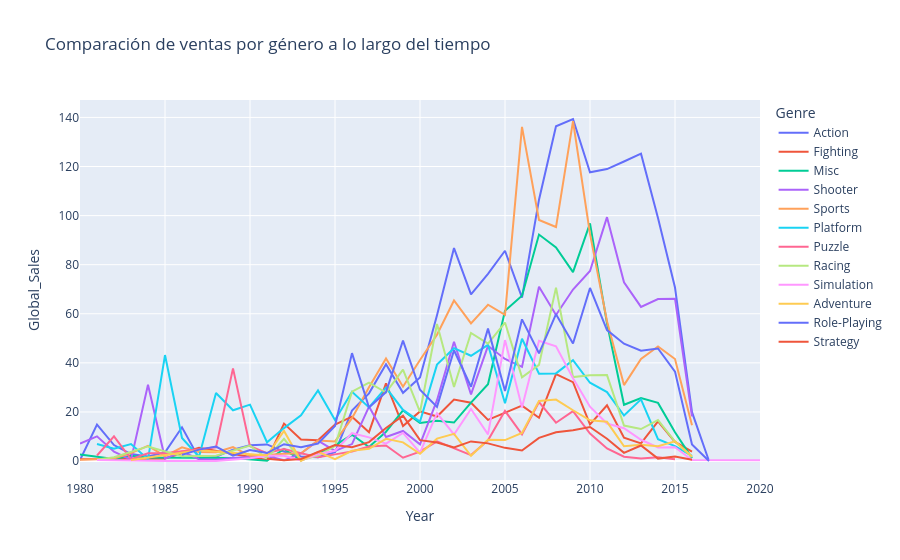

Notebook code cell kept with this figure:
### Code cell
#Gráfico de comparación de ventas entre géneros por año
ventas_genero_anio =(df.groupby(["Year", "Genre"])["Global_Sales"].sum().reset_index())

import plotly.express as px
fig = px.line(ventas_genero_anio,x="Year",y="Global_Sales",color="Genre",title="Comparación de ventas por género a lo largo del tiempo")
fig.show()

### Figure 1 — Plotly figure (JSON) as saved in the notebook; plotly's stock layout.template omitted (floating-point values rounded to 4 significant figures)
{"data": [{"hovertemplate": "Genre=Action<br>Year=%{x}<br>Global_Sales=%{y}<extra></extra>", "legendgroup": "Action", "line": {"color": "#636efa", "dash": "solid"}, "marker": {"symbol": "circle"}, "mode": "lines", "name": "Action", "orientation": "v", "showlegend": true, "type": "scatter", "x": [1980, 1981, 1982, 1983, 1984, 1985, 1986, 1987, 1988, 1989, 1990, 1991, 1992, 1993, 1994, 1995, 1996, 1997, 1998, 1999, 2000, 2001, 2002, 2003, 2004, 2005, 2006, 2007, 2008, 2009, 2010, 2011, 2012, 2013, 2014, 2015, 2016, 2017], "xaxis": "x", "y": [0.34, 14.84, 6.52, 2.86, 1.85, 3.52, 13.74, 1.12, 1.75, 4.64, 6.39, 6.76, 3.83, 1.81, 1.55, 3.57, 20.58, 27.58, 39.44, 27.78, 34.04, 59.39, 86.77, 67.93, 76.26, 85.69, 66.58, 106.5, 136.4, 139.4, 117.6, 119.0, 122.0, 125.2, 99.02, 70.7, 19.91, 0.01], "yaxis": "y"}, {"hovertemplate": "Genre=Fighting<br>Year=%{x}<br>Global_Sales=%{y}<extra></extra>", "legendgroup": "Fighting", "line": {"color": "#EF553B", "dash": "solid"}, "marker": {"symbol": "circle"}, "mode": "lines", "name": "Fighting", "orientation": "v", "showlegend": true, "type": "scatter", "x": [1980, 1985, 1987, 1991, 1992, 1993, 1994, 1995, 1996, 1997, 1998, 1999, 2000, 2001, 2002, 2003, 2004, 2005, 2006, 2007, 2008, 2009, 2010, 2011, 2012, 2013, 2014, 2015, 2016], "xaxis": "x", "y": [0.77, 1.05, 5.42, 0.39, 15.25, 8.75, 8.47, 14.85, 18.06, 11.76, 31.66, 14.26, 20.22, 18.12, 25.02, 23.73, 16.78, 19.72, 22.55, 17.61, 35.38, 32.15, 14.89, 22.68, 9.51, 7.21, 16.15, 7.78, 3.86], "yaxis": "y"}, {"hovertemplate": "Genre=Misc<br>Year=%{x}<br>Global_Sales=%{y}<extra></extra>", "legendgroup": "Misc", "line": {"color": "#00cc96", "dash": "solid"}, "marker": {"symbol": "circle"}, "mode": "lines", "name": "Misc", "orientation": "v", "showlegend": true, "type": "scatter", "x": [1980, 1982, 1983, 1984, 1989, 1991, 1992, 1993, 1994, 1995, 1996, 1997, 1998, 1999, 2000, 2001, 2002, 2003, 2004, 2005, 2006, 2007, 2008, 2009, 2010, 2011, 2012, 2013, 2014, 2015, 2016], "xaxis": "x", "y": [2.71, 0.87, 2.14, 1.45, 1.28, 0.08, 4.94, 0.3, 2.86, 6.4, 10.68, 5.69, 11.94, 20.65, 15.54, 16.4, 15.67, 23.82, 31.32, 61.24, 67.35, 92.27, 87.03, 76.94, 96.86, 56.08, 22.92, 25.65, 23.68, 11.69, 1.17], "yaxis": "y"}, {"hovertemplate": "Genre=Shooter<br>Year=%{x}<br>Global_Sales=%{y}<extra></extra>", "legendgroup": "Shooter", "line": {"color": "#ab63fa", "dash": "solid"}, "marker": {"symbol": "circle"}, "mode": "lines", "name": "Shooter", "orientation": "v", "showlegend": true, "type": "scatter", "x": [1980, 1981, 1982, 1983, 1984, 1985, 1986, 1987, 1988, 1989, 1991, 1992, 1993, 1994, 1995, 1996, 1997, 1998, 1999, 2000, 2001, 2002, 2003, 2004, 2005, 2006, 2007, 2008, 2009, 2010, 2011, 2012, 2013, 2014, 2015, 2016], "xaxis": "x", "y": [7.07, 10.04, 3.79, 0.48, 31.1, 1, 3.89, 0.71, 0.51, 1.2, 2, 0.29, 3.08, 8.3, 4.15, 6.91, 22.17, 9.8, 12.25, 6.81, 24.77, 48.58, 27.14, 46.95, 41.6, 38.37, 71.04, 59.51, 69.89, 77.41, 99.36, 72.86, 62.8, 66, 66.15, 18.22], "yaxis": "y"}, {"hovertemplate": "Genre=Sports<br>Year=%{x}<br>Global_Sales=%{y}<extra></extra>", "legendgroup": "Sports", "line": {"color": "#FFA15A", "dash": "solid"}, "marker": {"symbol": "circle"}, "mode": "lines", "name": "Sports", "orientation": "v", "showlegend": true, "type": "scatter", "x": [1980, 1981, 1982, 1983, 1984, 1985, 1986, 1987, 1988, 1989, 1990, 1991, 1992, 1993, 1994, 1995, 1996, 1997, 1998, 1999, 2000, 2001, 2002, 2003, 2004, 2005, 2006, 2007, 2008, 2009, 2010, 2011, 2012, 2013, 2014, 2015, 2016], "xaxis": "x", "y": [0.49, 0.79, 1.05, 3.2, 6.18, 1.96, 5.57, 3.72, 3.6, 5.72, 2.11, 2.41, 2.95, 3.18, 8.39, 7.98, 17.45, 30.02, 41.79, 30.29, 41.19, 51.43, 65.42, 56.11, 63.68, 59.54, 136.2, 98.2, 95.34, 138.5, 92.53, 56.99, 30.93, 41.55, 46.66, 41.54, 14.6], "yaxis": "y"}, {"hovertemplate": "Genre=Platform<br>Year=%{x}<br>Global_Sales=%{y}<extra></extra>", "legendgroup": "Platform", "line": {"color": "#19d3f3", "dash": "solid"}, "marker": {"symbol": "circle"}, "mode": "lines", "name": "Platform", "orientation": "v", "showlegend": true, "type": "scatter", "x": [1981, 1982, 1983, 1984, 1985, 1986, 1987, 1988, 1989, 1990, 1991, 1992, 1993, 1994, 1995, 1996, 1997, 1998, 1999, 2000, 2001, 2002, 2003, 2004, 2005, 2006, 2007, 2008, 2009, 2010, 2011, 2012, 2013, 2014, 2015, 2016], "xaxis": "x", "y": [6.93, 5.03, 6.93, 0.69, 43.17, 9.39, 1.74, 27.73, 20.66, 22.97, 7.64, 13.42, 18.67, 28.74, 16.69, 28.23, 21.85, 29.88, 20.82, 16.06, 39.28, 45.97, 42.89, 47.34, 23.56, 49.8, 35.59, 35.7, 41.09, 31.9, 28.11, 18.55, 25.12, 8.89, 6.05, 2.07], "yaxis": "y"}, {"hovertemplate": "Genre=Puzzle<br>Year=%{x}<br>Global_Sales=%{y}<extra></extra>", "legendgroup": "Puzzle", "line": {"color": "#FF6692", "dash": "solid"}, "marker": {"symbol": "circle"}, "mode": "lines", "name": "Puzzle", "orientation": "v", "showlegend": true, "type": "scatter", "x": [1981, 1982, 1983, 1984, 1985, 1988, 1989, 1990, 1991, 1992, 1993, 1994, 1995, 1996, 1997, 1998, 1999, 2000, 2001, 2002, 2003, 2004, 2005, 2006, 2007, 2008, 2009, 2010, 2011, 2012, 2013, 2014, 2015], "xaxis": "x", "y": [2.24, 10.03, 0.78, 3.14, 3.21, 5.58, 37.75, 6, 3.24, 4.84, 3.17, 1.53, 2.71, 3.91, 5.89, 6.34, 1.36, 3.82, 8, 5.34, 2.42, 8.43, 20.45, 10.9, 24, 15.59, 20.31, 11.18, 5.11, 1.76, 0.99, 1.5, 0.7], "yaxis": "y"}, {"hovertemplate": "Genre=Racing<br>Year=%{x}<br>Global_Sales=%{y}<extra></extra>", "legendgroup": "Racing", "line": {"color": "#B6E880", "dash": "solid"}, "marker": {"symbol": "circle"}, "mode": "lines", "name": "Racing", "orientation": "v", "showlegend": true, "type": "scatter", "x": [1981, 1982, 1984, 1986, 1988, 1990, 1991, 1992, 1993, 1994, 1995, 1996, 1997, 1998, 1999, 2000, 2001, 2002, 2003, 2004, 2005, 2006, 2007, 2008, 2009, 2010, 2011, 2012, 2013, 2014, 2015, 2016], "xaxis": "x", "y": [0.48, 1.57, 5.95, 1.96, 2.14, 6.26, 1.14, 9.04, 0.36, 2.19, 6.09, 28.24, 31.91, 27.9, 37.27, 19.99, 55.81, 30.2, 52.19, 47.86, 56.42, 34.09, 39.17, 70.66, 34.19, 34.93, 35.01, 14.46, 13.04, 16.69, 7.92, 1.64], "yaxis": "y"}, {"hovertemplate": "Genre=Simulation<br>Year=%{x}<br>Global_Sales=%{y}<extra></extra>", "legendgroup": "Simulation", "line": {"color": "#FF97FF", "dash": "solid"}, "marker": {"symbol": "circle"}, "mode": "lines", "name": "Simulation", "orientation": "v", "showlegend": true, "type": "scatter", "x": [1981, 1985, 1988, 1990, 1991, 1992, 1993, 1994, 1995, 1996, 1997, 1998, 1999, 2000, 2001, 2002, 2003, 2004, 2005, 2006, 2007, 2008, 2009, 2010, 2011, 2012, 2013, 2014, 2015, 2016, 2020], "xaxis": "x", "y": [0.45, 0.03, 0.03, 1.14, 2.14, 2.14, 0.19, 2.73, 4.18, 11.33, 9.65, 7.11, 11.44, 3.38, 19.54, 10.81, 21.21, 10.85, 49.27, 21.77, 48.97, 46.76, 33.71, 22.15, 15.28, 13.38, 8.67, 5.55, 5.62, 0.39, 0.29], "yaxis": "y"}, {"hovertemplate": "Genre=Adventure<br>Year=%{x}<br>Global_Sales=%{y}<extra></extra>", "legendgroup": "Adventure", "line": {"color": "#FECB52", "dash": "solid"}, "marker": {"symbol": "circle"}, "mode": "lines", "name": "Adventure", "orientation": "v", "showlegend": true, "type": "scatter", "x": [1983, 1987, 1991, 1992, 1993, 1994, 1995, 1996, 1997, 1998, 1999, 2000, 2001, 2002, 2003, 2004, 2005, 2006, 2007, 2008, 2009, 2010, 2011, 2012, 2013, 2014, 2015, 2016], "xaxis": "x", "y": [0.4, 4.38, 2.24, 12.24, 0.07, 3.74, 0.72, 4.19, 4.96, 9.05, 7.6, 2.98, 9.12, 11.05, 2.14, 8.7, 8.53, 11.47, 24.47, 25.02, 20.68, 16.57, 15.98, 5.99, 6.61, 6.06, 8.03, 1.81], "yaxis": "y"}, {"hovertemplate": "Genre=Role-Playing<br>Year=%{x}<br>Global_Sales=%{y}<extra></extra>", "legendgroup": "Role-Playing", "line": {"color": "#636efa", "dash": "solid"}, "marker": {"symbol": "circle"}, "mode": "lines", "name": "Role-Playing", "orientation": "v", "showlegend": true, "type": "scatter", "x": [1986, 1987, 1988, 1989, 1990, 1991, 1992, 1993, 1994, 1995, 1996, 1997, 1998, 1999, 2000, 2001, 2002, 2003, 2004, 2005, 2006, 2007, 2008, 2009, 2010, 2011, 2012, 2013, 2014, 2015, 2016, 2017], "xaxis": "x", "y": [2.52, 4.65, 5.88, 2.2, 4.52, 3.25, 6.86, 5.59, 7.11, 14.26, 43.96, 21.79, 28.09, 49.09, 29.03, 22.06, 45.13, 30.28, 53.95, 28.55, 57.73, 43.89, 59.83, 47.9, 70.52, 53.37, 47.81, 44.92, 45.86, 36.44, 6.76, 0.04], "yaxis": "y"}, {"hovertemplate": "Genre=Strategy<br>Year=%{x}<br>Global_Sales=%{y}<extra></extra>", "legendgroup": "Strategy", "line": {"color": "#EF553B", "dash": "solid"}, "marker": {"symbol": "circle"}, "mode": "lines", "name": "Strategy", "orientation": "v", "showlegend": true, "type": "scatter", "x": [1991, 1992, 1993, 1994, 1995, 1996, 1997, 1998, 1999, 2000, 2001, 2002, 2003, 2004, 2005, 2006, 2007, 2008, 2009, 2010, 2011, 2012, 2013, 2014, 2015, 2016], "xaxis": "x", "y": [0.94, 0.36, 0.81, 3.56, 6.51, 5.61, 7.71, 13.47, 18.46, 8.5, 7.55, 5.56, 7.99, 7.19, 5.37, 4.27, 9.42, 11.69, 12.56, 13.87, 9.06, 3.33, 6.33, 0.99, 1.82, 0.5], "yaxis": "y"}], "layout": {"legend": {"title": {"text": "Genre"}, "tracegroupgap": 0}, "title": {"text": "Comparación de ventas por género a lo largo del tiempo"}, "xaxis": {"anchor": "y", "domain": [0, 1], "title": {"text": "Year"}}, "yaxis": {"anchor": "x", "domain": [0, 1], "title": {"text": "Global_Sales"}}}}
